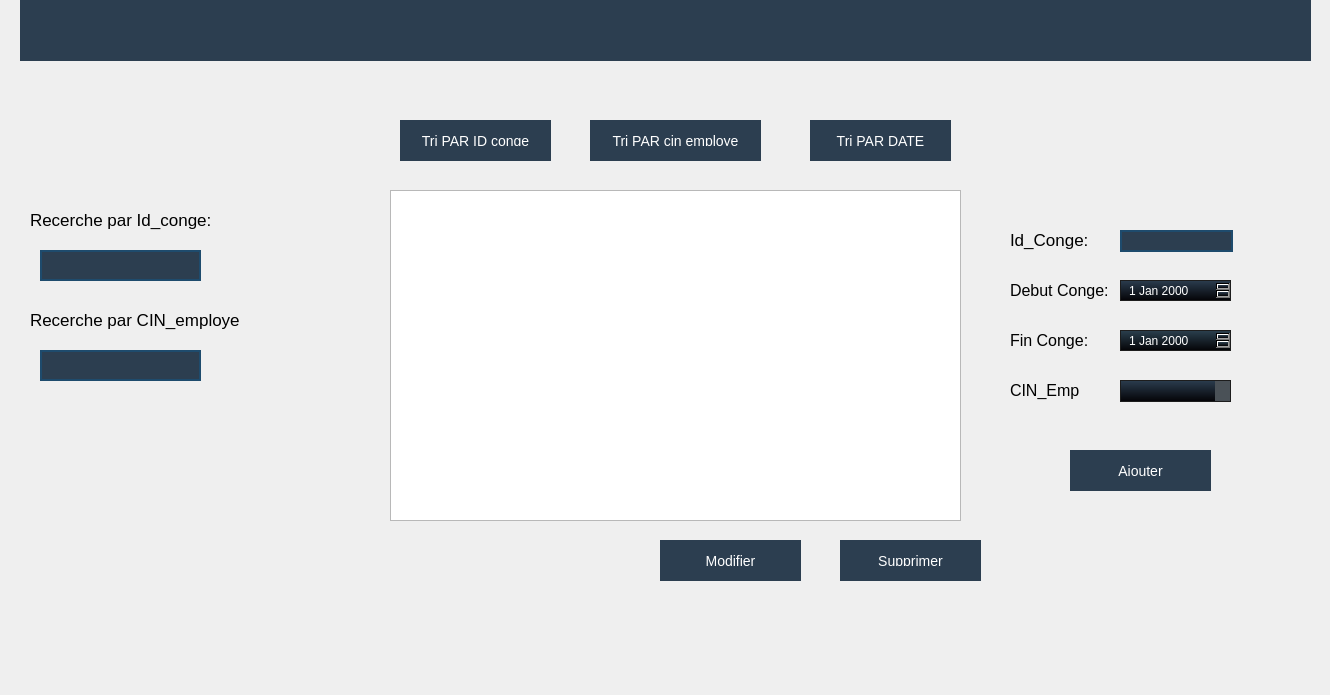
     <widget class="QWidget" name="page_4">
      <widget class="QLabel" name="label_15">
       <property name="geometry">
        <rect>
         <x>30</x>
         <y>310</y>
         <width>211</width>
         <height>20</height>
        </rect>
       </property>
       <property name="styleSheet">
        <string notr="true">color: #000000;
  font-size: 17px;</string>
       </property>
       <property name="text">
        <string>Recerche par CIN_employe:</string>
       </property>
      </widget>
      <widget class="QPushButton" name="pushButtonAjouterr">
       <property name="geometry">
        <rect>
         <x>1070</x>
         <y>450</y>
         <width>141</width>
         <height>41</height>
        </rect>
       </property>
       <property name="styleSheet">
        <string notr="true">QPushButton{
font-family: &quot;Roboto&quot;, sans-serif;
    text-transform: uppercase;
    outline: 0;
    background: #2c3e50;
    color: #FFFFFF;
    width: 100%;
    border: 0;
    padding: 15px;
    font-size: 14px;
    -webkit-transition: all 0.3 ease;
    transition: all 0.3 ease;
    cursor: pointer;

}
QPushButton:hover
{

    background: #3498db;
}




</string>
       </property>
       <property name="text">
        <string>Ajouter</string>
       </property>
       <property name="icon">
        <iconset resource="resource.qrc">
         <normaloff>:/img/images.png</normaloff>:/img/images.png</iconset>
       </property>
       <property name="iconSize">
        <size>
         <width>40</width>
         <height>40</height>
        </size>
       </property>
      </widget>
      <widget class="QLabel" name="label_16">
       <property name="geometry">
        <rect>
         <x>1010</x>
         <y>280</y>
         <width>101</width>
         <height>20</height>
        </rect>
       </property>
       <property name="styleSheet">
        <string notr="true">color: #000000;
  font-size: 16px;</string>
       </property>
       <property name="text">
        <string>Debut Conge:</string>
       </property>
      </widget>
      <widget class="QLabel" name="label_17">
       <property name="geometry">
        <rect>
         <x>1010</x>
         <y>230</y>
         <width>81</width>
         <height>20</height>
        </rect>
       </property>
       <property name="styleSheet">
        <string notr="true">color: #000000;
  font-size: 17px;</string>
       </property>
       <property name="text">
        <string>Id_Conge:</string>
       </property>
      </widget>
      <widget class="QLineEdit" name="LeIdRTT">
       <property name="geometry">
        <rect>
         <x>40</x>
         <y>250</y>
         <width>161</width>
         <height>31</height>
        </rect>
       </property>
       <property name="styleSheet">
        <string notr="true">QLineEdit
{
	background-color: #2c3e50;
	color: #fcfcfc;
	border-style: solid;
	border-width: 2px;
	border-color: #1e4b6d;


}


QLineEdit::hover
{
	background-color: #2c3e50;
	color: #fcfcfc;
	border-style: solid;
	border-width: 2px;
	border-color: #01dcff;


}


QLineEdit::focus
{
	
	color: #fcfcfc;
	border-style: solid;
	border-width: 2px;
	border-color: #01dcff;


}</string>
       </property>
      </widget>
      <widget class="QPushButton" name="logo_2">
       <property name="enabled">
        <bool>false</bool>
       </property>
       <property name="geometry">
        <rect>
         <x>1120</x>
         <y>10</y>
         <width>141</width>
         <height>41</height>
        </rect>
       </property>
       <property name="styleSheet">
        <string notr="true">QPushButton{
font-family: &quot;Roboto&quot;, sans-serif;
    text-transform: uppercase;
    outline: 0;
    background: #2c3e50;
    color: #FFFFFF;
    width: 100%;
    border: 0;
    padding: 15px;
    font-size: 14px;
    -webkit-transition: all 0.3 ease;
    transition: all 0.3 ease;
    cursor: pointer;

}
QPushButton:hover
{

    background: #3498db;
}




</string>
       </property>
       <property name="text">
        <string/>
       </property>
       <property name="icon">
        <iconset>
         <normaloff>../1tap.png</normaloff>../1tap.png</iconset>
       </property>
       <property name="iconSize">
        <size>
         <width>100</width>
         <height>100</height>
        </size>
       </property>
      </widget>
      <widget class="QLabel" name="label_18">
       <property name="geometry">
        <rect>
         <x>30</x>
         <y>210</y>
         <width>181</width>
         <height>20</height>
        </rect>
       </property>
       <property name="styleSheet">
        <string notr="true">color: #000000;
  font-size: 17px;</string>
       </property>
       <property name="text">
        <string>Recerche par Id_conge:</string>
       </property>
      </widget>
      <widget class="QLineEdit" name="LeTitreRTT">
       <property name="geometry">
        <rect>
         <x>40</x>
         <y>350</y>
         <width>161</width>
         <height>31</height>
        </rect>
       </property>
       <property name="styleSheet">
        <string notr="true">QLineEdit
{
	background-color: #2c3e50;
	color: #fcfcfc;
	border-style: solid;
	border-width: 2px;
	border-color: #1e4b6d;


}


QLineEdit::hover
{
	background-color: #2c3e50;
	color: #fcfcfc;
	border-style: solid;
	border-width: 2px;
	border-color: #01dcff;


}


QLineEdit::focus
{
	
	color: #fcfcfc;
	border-style: solid;
	border-width: 2px;
	border-color: #01dcff;


}</string>
       </property>
      </widget>
      <widget class="QPushButton" name="pushButton_22">
       <property name="geometry">
        <rect>
         <x>590</x>
         <y>120</y>
         <width>171</width>
         <height>41</height>
        </rect>
       </property>
       <property name="styleSheet">
        <string notr="true">QPushButton{
font-family: &quot;Roboto&quot;, sans-serif;
    text-transform: uppercase;
    outline: 0;
    background: #2c3e50;
    color: #FFFFFF;
    width: 100%;
    border: 0;
    padding: 15px;
    font-size: 14px;
    -webkit-transition: all 0.3 ease;
    transition: all 0.3 ease;
    cursor: pointer;

}
QPushButton:hover
{

    background: #3498db;
}




</string>
       </property>
       <property name="text">
        <string>Tri PAR cin employe</string>
       </property>
      </widget>
      <widget class="QPushButton" name="pushButtonn">
       <property name="geometry">
        <rect>
         <x>400</x>
         <y>120</y>
         <width>151</width>
         <height>41</height>
        </rect>
       </property>
       <property name="styleSheet">
        <string notr="true">QPushButton{
font-family: &quot;Roboto&quot;, sans-serif;
    text-transform: uppercase;
    outline: 0;
    background: #2c3e50;
    color: #FFFFFF;
    width: 100%;
    border: 0;
    padding: 15px;
    font-size: 14px;
    -webkit-transition: all 0.3 ease;
    transition: all 0.3 ease;
    cursor: pointer;

}
QPushButton:hover
{

    background: #3498db;
}




</string>
       </property>
       <property name="text">
        <string>Tri PAR ID conge</string>
       </property>
      </widget>
      <widget class="QLineEdit" name="LeId_222">
       <property name="geometry">
        <rect>
         <x>1120</x>
         <y>230</y>
         <width>113</width>
         <height>22</height>
        </rect>
       </property>
       <property name="styleSheet">
        <string notr="true">QLineEdit
{
	background-color: #2c3e50;
	color: #fcfcfc;
	border-style: solid;
	border-width: 2px;
	border-color: #1e4b6d;


}


QLineEdit::hover
{
	background-color: #2c3e50;
	color: #fcfcfc;
	border-style: solid;
	border-width: 2px;
	border-color: #01dcff;


}


QLineEdit::focus
{
	
	color: #fcfcfc;
	border-style: solid;
	border-width: 2px;
	border-color: #01dcff;


}</string>
       </property>
      </widget>
      <widget class="QDateEdit" name="dateEdittt">
       <property name="geometry">
        <rect>
         <x>1120</x>
         <y>280</y>
         <width>111</width>
         <height>21</height>
        </rect>
       </property>
       <property name="styleSheet">
        <string notr="true">QDateEdit
{
    background-color: qlineargradient(spread:repeat, x1:1, y1:0, x2:1, y2:1, stop:0 rgba(44, 62, 80, 255),stop:1 rgba(3, 2, 5, 255));
    padding-left: 6px;
	border: 1px solid #1d1d1d;
    color: #fff;
    height: 20px;

}</string>
       </property>
      </widget>
      <widget class="QTableView" name="tableViewww">
       <property name="geometry">
        <rect>
         <x>390</x>
         <y>190</y>
         <width>571</width>
         <height>331</height>
        </rect>
       </property>
       <property name="styleSheet">
        <string notr="true">QHeaderView::section {
	font-family: &quot;Roboto&quot;, sans-serif;
    text-transform: uppercase;
    background-color: #2c3e50;
	color: #ffffff;
    padding: 4px;
    font-size: 10pt;
    border-style: none;
    border-bottom: 1px solid #fffff8;
    border-right: 1px solid #fffff8;

}

QHeaderView::section:horizontal
{
    border-top: 1px solid #fffff8;
}

QHeaderView::section:vertical
{
    border-left: 1px solid #fffff8;
}
</string>
       </property>
      </widget>
      <widget class="QDateEdit" name="dateEdit_22">
       <property name="geometry">
        <rect>
         <x>1120</x>
         <y>330</y>
         <width>111</width>
         <height>21</height>
        </rect>
       </property>
       <property name="styleSheet">
        <string notr="true">QDateEdit
{
    background-color: qlineargradient(spread:repeat, x1:1, y1:0, x2:1, y2:1, stop:0 rgba(44, 65, 80, 255),stop:1 rgba(3, 2, 5, 255));
    padding-left: 6px;
	border: 1px solid #1d1d1d;
    color: #fff;
    height: 20px;

}</string>
       </property>
      </widget>
      <widget class="QLabel" name="label_19">
       <property name="geometry">
        <rect>
         <x>1010</x>
         <y>330</y>
         <width>101</width>
         <height>20</height>
        </rect>
       </property>
       <property name="styleSheet">
        <string notr="true">color: #000000;
  font-size: 16px;</string>
       </property>
       <property name="text">
        <string>Fin Conge:</string>
       </property>
      </widget>
      <widget class="QPushButton" name="pushButtonModifierr">
       <property name="geometry">
        <rect>
         <x>660</x>
         <y>540</y>
         <width>141</width>
         <height>41</height>
        </rect>
       </property>
       <property name="styleSheet">
        <string notr="true">QPushButton{
font-family: &quot;Roboto&quot;, sans-serif;
    text-transform: uppercase;
    outline: 0;
    background: #2c3e50;
    color: #FFFFFF;
    width: 100%;
    border: 0;
    padding: 15px;
    font-size: 14px;
    -webkit-transition: all 0.3 ease;
    transition: all 0.3 ease;
    cursor: pointer;

}
QPushButton:hover
{

    background: #3498db;
}




</string>
       </property>
       <property name="text">
        <string>Modifier</string>
       </property>
       <property name="icon">
        <iconset resource="resource.qrc">
         <normaloff>:/img/icons8-edit-48.png</normaloff>:/img/icons8-edit-48.png</iconset>
       </property>
       <property name="iconSize">
        <size>
         <width>40</width>
         <height>40</height>
        </size>
       </property>
      </widget>
      <widget class="QPushButton" name="pushButtonSupprimerr">
       <property name="geometry">
        <rect>
         <x>840</x>
         <y>540</y>
         <width>141</width>
         <height>41</height>
        </rect>
       </property>
       <property name="styleSheet">
        <string notr="true">QPushButton{
font-family: &quot;Roboto&quot;, sans-serif;
    text-transform: uppercase;
    outline: 0;
    background: #2c3e50;
    color: #FFFFFF;
    width: 100%;
    border: 0;
    padding: 15px;
    font-size: 14px;
    -webkit-transition: all 0.3 ease;
    transition: all 0.3 ease;
    cursor: pointer;

}
QPushButton:hover
{

    background: #3498db;
}




</string>
       </property>
       <property name="text">
        <string>Supprimer</string>
       </property>
       <property name="icon">
        <iconset resource="resource.qrc">
         <normaloff>:/img/icons8-trash-can-48.png</normaloff>:/img/icons8-trash-can-48.png</iconset>
       </property>
       <property name="iconSize">
        <size>
         <width>40</width>
         <height>40</height>
        </size>
       </property>
      </widget>
      <widget class="QLabel" name="label_20">
       <property name="geometry">
        <rect>
         <x>1010</x>
         <y>370</y>
         <width>131</width>
         <height>41</height>
        </rect>
       </property>
       <property name="styleSheet">
        <string notr="true">color: #000000;
  font-size: 16px;</string>
       </property>
       <property name="text">
        <string>CIN_Emp</string>
       </property>
      </widget>
      <widget class="QComboBox" name="comboBox_22">
       <property name="geometry">
        <rect>
         <x>1120</x>
         <y>380</y>
         <width>111</width>
         <height>22</height>
        </rect>
       </property>
       <property name="styleSheet">
        <string notr="true">QComboBox
{
    background-color: qlineargradient(spread:repeat, x1:1, y1:0, x2:1, y2:1, stop:0 rgba(44,62, 80, 255),stop:1 rgba(3, 2, 5, 255));
    padding-left: 6px;
	border: 1px solid #1d1d1d;
    color: #fff;
    height: 20px;

}


QComboBox::disabled
{
	background-color: #404040;
	color: #656565;
	border-color: #051a39;

}


QComboBox:on
{
    background-color: #4a5157;
	color: #fff;

}


QComboBox QAbstractItemView
{
    background-color: #e8d9d7;
    color: #000;
    selection-background-color: #aa7e82;
	selection-color: #fff;
    outline: 0;

}


QComboBox::drop-down
{
	background-color: #4a5157;
    subcontrol-origin: padding;
    subcontrol-position: top right;
    width: 15px;

}


QComboBox::down-arrow
{
    image: url(://arrow-down.png);
    width: 8px;
    height: 8px;

}
</string>
       </property>
      </widget>
      <widget class="QPushButton" name="styleEdittt">
       <property name="enabled">
        <bool>false</bool>
       </property>
       <property name="geometry">
        <rect>
         <x>20</x>
         <y>0</y>
         <width>1291</width>
         <height>61</height>
        </rect>
       </property>
       <property name="styleSheet">
        <string notr="true">QPushButton{
font-family: &quot;Roboto&quot;, sans-serif;
    text-transform: uppercase;
    outline: 0;
    background: #2c3e50;
    color: #FFFFFF;
    width: 100%;
    border: 0;
    padding: 15px;
    font-size: 14px;
    -webkit-transition: all 0.3 ease;
    transition: all 0.3 ease;
    cursor: pointer;

}
QPushButton:hover
{

    background: #3498db;
}




</string>
       </property>
       <property name="text">
        <string/>
       </property>
      </widget>
      <widget class="QPushButton" name="pushButton_33">
       <property name="geometry">
        <rect>
         <x>810</x>
         <y>120</y>
         <width>141</width>
         <height>41</height>
        </rect>
       </property>
       <property name="styleSheet">
        <string notr="true">QPushButton{
font-family: &quot;Roboto&quot;, sans-serif;
    text-transform: uppercase;
    outline: 0;
    background: #2c3e50;
    color: #FFFFFF;
    width: 100%;
    border: 0;
    padding: 15px;
    font-size: 14px;
    -webkit-transition: all 0.3 ease;
    transition: all 0.3 ease;
    cursor: pointer;

}
QPushButton:hover
{

    background: #3498db;
}




</string>
       </property>
       <property name="text">
        <string>Tri PAR DATE</string>
       </property>
      </widget>
      <widget class="QLabel" name="labelll">
       <property name="geometry">
        <rect>
         <x>20</x>
         <y>35</y>
         <width>1301</width>
         <height>651</height>
        </rect>
       </property>
       <property name="styleSheet">
        <string notr="true">border-image: url(:/img/policeman-background_48369-15139.jpg) 1 1 1 1 stretch stretch;</string>
       </property>
       <property name="text">
        <string/>
       </property>
      </widget>
      <widget class="QLabel" name="label_21">
       <property name="geometry">
        <rect>
         <x>1160</x>
         <y>60</y>
         <width>101</width>
         <height>91</height>
        </rect>
       </property>
       <property name="styleSheet">
        <string notr="true">border-image: url(:/img/151063767_429005728336484_2086052602840462546_n.png) 1 1 1 1 stretch stretch;</string>
       </property>
       <property name="text">
        <string/>
       </property>
      </widget>
      <zorder>labelll</zorder>
      <zorder>label_17</zorder>
      <zorder>logo_2</zorder>
      <zorder>label_18</zorder>
      <zorder>label_19</zorder>
      <zorder>label_20</zorder>
      <zorder>label_21</zorder>
      <zorder>pushButtonAjouterr</zorder>
      <zorder>LeIdRTT</zorder>
      <zorder>LeTitreRTT</zorder>
      <zorder>pushButton_22</zorder>
      <zorder>pushButtonn</zorder>
      <zorder>LeId_222</zorder>
      <zorder>dateEdittt</zorder>
      <zorder>dateEdit_22</zorder>
      <zorder>label_15</zorder>
      <zorder>pushButtonModifierr</zorder>
      <zorder>pushButtonSupprimerr</zorder>
      <zorder>label_16</zorder>
      <zorder>comboBox_22</zorder>
      <zorder>styleEdittt</zorder>
      <zorder>tableViewww</zorder>
      <zorder>pushButton_33</zorder>
     </widget>
